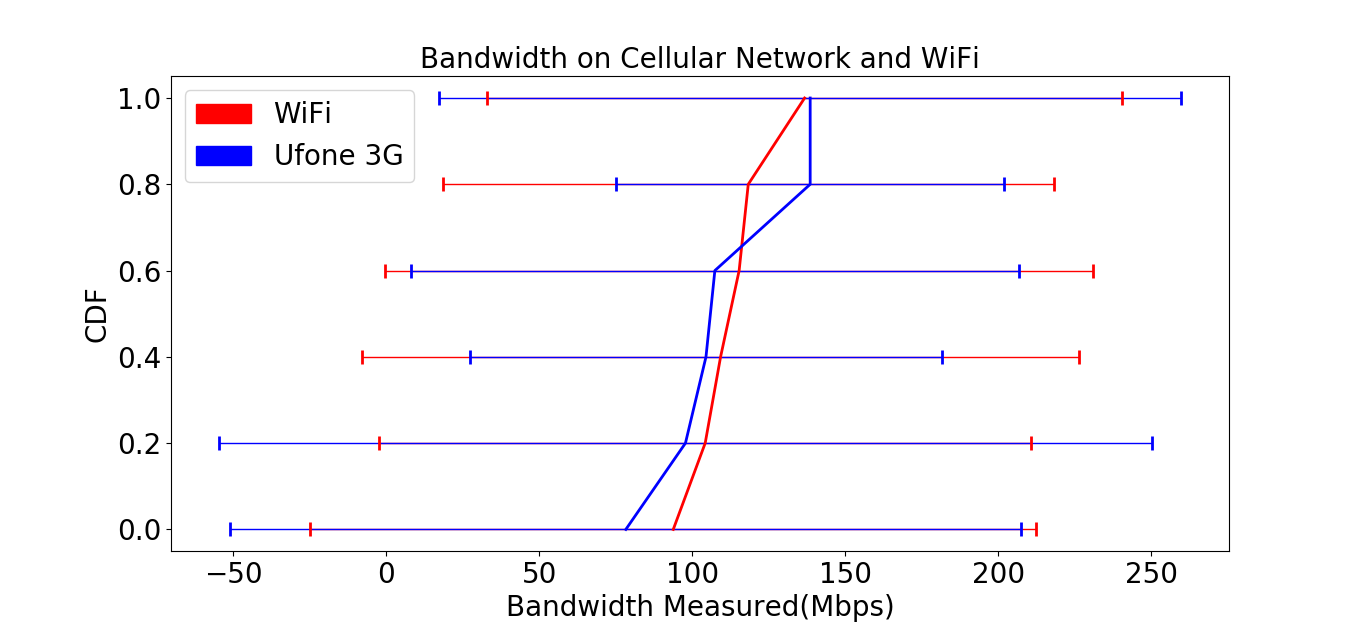

This figure's Python source:


import matplotlib.pyplot as plt
import numpy as np
import matplotlib.patches as mpatches
roundtriptimes= [107.41,138.55,97.8,78.32,138.55,104.51]
roundtriptimes2 = [115.34,109.28,118.32,104.25,93.82,136.73]

xerror = [129.17,152.42,76.98,99.24,63.35,121.23]
xerror2 = [118.54,106.53,117.08,115.71,99.79,103.8]

sortedtime = np.sort(roundtriptimes)
p = 1. * np.arange(len(roundtriptimes))/(len(roundtriptimes) - 1)

sortedtime2 = np.sort(roundtriptimes2)
p2 = 1. * np.arange(len(roundtriptimes2))/(len(roundtriptimes2) - 1)

plt.errorbar(sortedtime2, p2,xerr = xerror2,label = "Some Line",color = "red", ecolor = "red",capsize = 5, capthick = 2,linewidth = 2,elinewidth = 1)

plt.errorbar(sortedtime, p,xerr = xerror,label = "Some Line",color = "blue", ecolor = "blue",capsize = 5, capthick = 2,linewidth = 2,elinewidth = 1)

red_patch = mpatches.Patch(color='red', label='WiFi')
blue_patch = mpatches.Patch(color='blue', label='Ufone 3G')



plt.tick_params(labelsize=20)
plt.subplots_adjust( bottom=0.135)
plt.legend(handles=[red_patch,blue_patch],fontsize = 20)


plt.xlabel('Bandwidth Measured(Mbps)',fontsize = 20)
plt.ylabel('CDF',fontsize = 20)
plt.title('Bandwidth on Cellular Network and WiFi',fontsize = 20)
plt.show()
